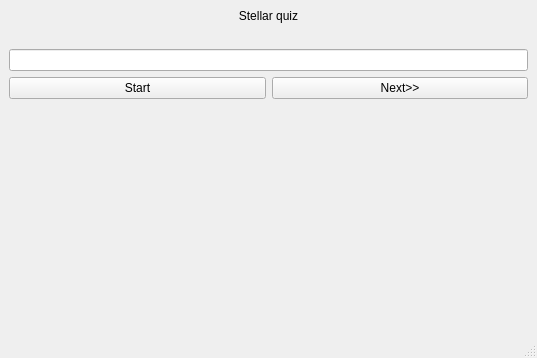
<?xml version="1.0" encoding="UTF-8"?>
<ui version="4.0">
 <class>MainWindow</class>
 <widget class="QMainWindow" name="MainWindow">
  <property name="geometry">
   <rect>
    <x>0</x>
    <y>0</y>
    <width>537</width>
    <height>358</height>
   </rect>
  </property>
  <property name="windowTitle">
   <string>MainWindow</string>
  </property>
  <widget class="QWidget" name="centralwidget">
   <layout class="QVBoxLayout" name="verticalLayout_3">
    <item>
     <layout class="QVBoxLayout" name="verticalLayout_2">
      <item>
       <widget class="QLabel" name="tTime">
        <property name="text">
         <string>Stellar quiz</string>
        </property>
        <property name="alignment">
         <set>Qt::AlignCenter</set>
        </property>
       </widget>
      </item>
      <item>
       <layout class="QGridLayout" name="gridLayout">
        <item row="0" column="0" colspan="2">
         <widget class="QLabel" name="label">
          <property name="text">
           <string/>
          </property>
         </widget>
        </item>
        <item row="1" column="0" colspan="2">
         <widget class="QLineEdit" name="answer"/>
        </item>
        <item row="2" column="0">
         <widget class="QPushButton" name="Start">
          <property name="text">
           <string>Start</string>
          </property>
         </widget>
        </item>
        <item row="2" column="1">
         <widget class="QPushButton" name="Next">
          <property name="text">
           <string>Next&gt;&gt;</string>
          </property>
         </widget>
        </item>
       </layout>
      </item>
      <item>
       <layout class="QVBoxLayout" name="verticalLayout">
        <item>
         <widget class="QLabel" name="answerLTitle">
          <property name="text">
           <string/>
          </property>
         </widget>
        </item>
        <item>
         <spacer name="verticalSpacer">
          <property name="orientation">
           <enum>Qt::Vertical</enum>
          </property>
          <property name="sizeHint" stdset="0">
           <size>
            <width>20</width>
            <height>40</height>
           </size>
          </property>
         </spacer>
        </item>
        <item>
         <widget class="QLabel" name="answerL">
          <property name="text">
           <string/>
          </property>
         </widget>
        </item>
        <item>
         <widget class="QLabel" name="answerL_2">
          <property name="text">
           <string/>
          </property>
         </widget>
        </item>
        <item>
         <widget class="QLabel" name="answerL_3">
          <property name="text">
           <string/>
          </property>
         </widget>
        </item>
        <item>
         <widget class="QLabel" name="answerL_4">
          <property name="text">
           <string/>
          </property>
         </widget>
        </item>
        <item>
         <widget class="QLabel" name="answerL_5">
          <property name="text">
           <string/>
          </property>
         </widget>
        </item>
        <item>
         <spacer name="verticalSpacer_2">
          <property name="orientation">
           <enum>Qt::Vertical</enum>
          </property>
          <property name="sizeHint" stdset="0">
           <size>
            <width>20</width>
            <height>40</height>
           </size>
          </property>
         </spacer>
        </item>
        <item>
         <widget class="QLabel" name="ans">
          <property name="text">
           <string/>
          </property>
         </widget>
        </item>
       </layout>
      </item>
     </layout>
    </item>
   </layout>
  </widget>
  <widget class="QMenuBar" name="menubar">
   <property name="geometry">
    <rect>
     <x>0</x>
     <y>0</y>
     <width>537</width>
     <height>21</height>
    </rect>
   </property>
  </widget>
  <widget class="QStatusBar" name="statusbar"/>
 </widget>
 <resources/>
 <connections/>
</ui>
